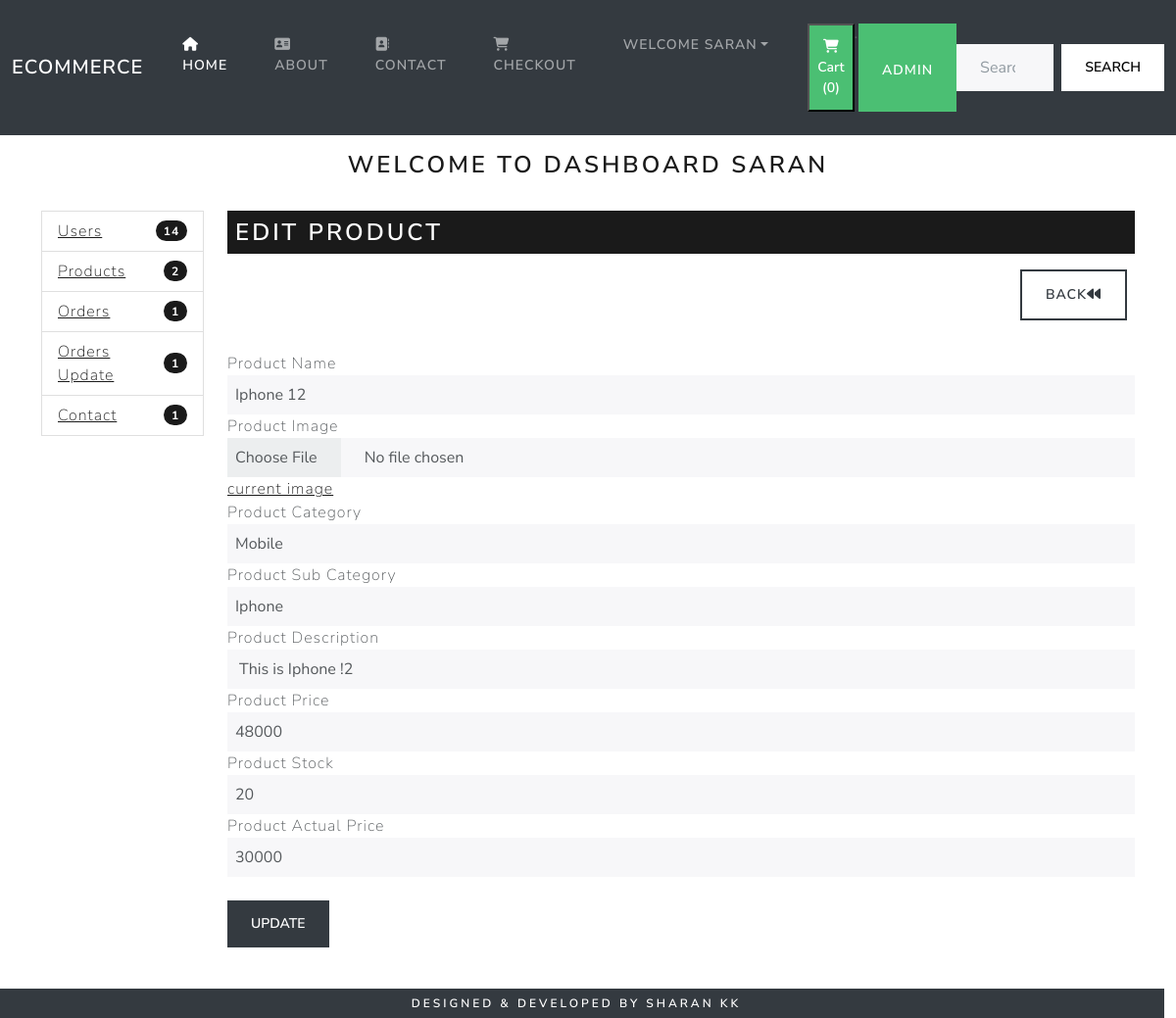
/dashboard/editProduct/3 (signed in), run on the app's committed database.
### ekartapp/models.py (models this page shows, shortened)
class Product(models.Model):
    product_id=models.AutoField
    product_name=models.CharField(max_length=100)
    category=models.CharField(max_length=100,default="")
    subcategory=models.CharField(max_length=100,blank=True,null=True)
    price=models.IntegerField(default=0)
    actualprice=models.IntegerField(default=0)
    stock=models.IntegerField(default=0,blank=True,null=True)
    desc=models.TextField(max_length=500)
    image=models.ImageField(upload_to='products')

### ekartapp/views.py (the view, shortened to what this page needs)
# urls.py: path('dashboard/editProduct/<id>', views.editProduct, name="editProduct"),
@login_required
@permission_required('ekartapp.edit_product', raise_exception=True)
def editProduct(request,id):
    d=Product.objects.get(id=id)
    context={"d":d}
    return render(request,"editProduct.html",context)

### templates/editProduct.html (shortened to what this page needs)
{% extends 'base.html' %}
{% block body %}
<div class="container mt-3">
  <h3 class="text-center">Welcome to Dashboard {{user.first_name}}</h3>
<br>
<div class="row">
<div class="col-md-2">
    <ul class="list-group">
        <li class="list-group-item d-flex justify-content-between align-items-center">
         <a href="http://127.0.0.1:8000/admin/auth/user/">Users</a>
          <span class="badge bg-primary rounded-pill">14</span>
        </li>
        <li class="list-group-item d-flex justify-content-between align-items-center">
          <a href="/dashboard">Products</a>
          <span class="badge bg-primary rounded-pill">2</span>
        </li>
        <li class="list-group-item d-flex justify-content-between align-items-center">
          <a href="http://127.0.0.1:8000/admin/ekartapp/orders/">Orders</a>
          <span class="badge bg-primary rounded-pill">1</span>
        </li>
        <li class="list-group-item d-flex justify-content-between align-items-center">
          <a href="http://127.0.0.1:8000/admin/ekartapp/orderupdate/">Orders Update</a>
          <span class="badge bg-primary rounded-pill">1</span>
        </li>
        <li class="list-group-item d-flex justify-content-between align-items-center">
          <a href="http://127.0.0.1:8000/admin/ekartapp/contact/">Contact</a>
          <span class="badge bg-primary rounded-pill">1</span>
        </li>
      </ul>
</div>
<div class="col-md-10">
<h3 class="text-dark bg-primary text-white p-2">Edit Product</h3>
<div class="d-grid gap-2 d-md-flex justify-content-md-end">
    <a type="button" href="/dashboard" class="btn btn-outline-dark m-2"
      >Back<i class="fa-solid fa-backward"></i></a>
  </div>
  <form action="/dashboard/editProduct/{{d.id}}" method="post" enctype="multipart/form-data">{% csrf_token %}
    <br />
    <label for="name">Product Name</label>
    <div class="form-group">
      <input
        type="text"
        class="form-control p-2"
        id="pname"
        name="pname"
        value="{{d.product_name}}"
        required
      />
    </div>
    <label for="name">Product Image</label>
    <div class="form-group">
      <input
        type="file"
        class="form-control p-2"
        id="pimage"
        name="pimage"
        value="{{d.image.url}}"
      />
      <a href="{{d.image.url}}" name="pimagelink">current image</a>
    </div>
    <label for="email">Product Category</label>
    <div class="form-group">
      <input
        type="text"
        class="form-control p-2"
        id="pcategory"
        name="pcategory"
        value="{{d.category}}"
        required
      />
    </div>
    <label for="email">Product Sub Category</label>
    <div class="form-group">
      <input
        type="text"
        class="form-control p-2"
        id="pscategory"
        name="pscategory"
        value="{{d.subcategory}}"
        required
      />
    </div>
    <label for="pass1">Product Description</label>
    <div class="form-group">
      <input
        type="text"
        class="form-control p-2"
        id="pdesc"
        name="pdesc"
        value="{{d.desc}}"
        required />
    </div>
    <label for="pnumber">Product Price</label>
    <div class="form-group">
      <input
        type="number"
        class="form-control p-2"
        id="pprice"
        value="{{d.price}}"
        name="pprice"
        required
      />
    </div>
    <label for="pnumber">Product Stock</label>
    <div class="form-group">
      <input
        type="number"
        class="form-control p-2"
        id="pstock"
        name="pstock"
        value="{{d.stock}}"
        required
      />
    </div>
    <label for="pnumber">Product Actual Price</label>
    <div class="form-group">
      <input
        type="number"
        class="form-control p-2"
        id="paprice"
        name="paprice"
        value="{{d.actualprice}}"
        required
      />
    </div>
    <br />
    <button type="submit" class="btn btn-dark">Update</button>
    <br />
    <br>
<br>
<br>
</div>
</div>
</div>
{% endblock body %}

### templates/base.html (shortened to what this page needs)
{% load static %}
<!doctype html>
<html lang="en">
  <head>
    <link rel="stylesheet" href="{% static 'css/bootstrap.min.css' %}">
    <link rel="stylesheet" href="https://cdnjs.cloudflare.com/ajax/libs/font-awesome/6.7.2/css/all.min.css" />
  </head>
  <body>
    <nav class="navbar navbar-expand-lg navbar-dark bg-dark">
      <div class="container-fluid">
        <a class="navbar-brand" href="/">Ecommerce</a>
        <div class="collapse navbar-collapse" id="navbarColor02">
          <ul class="navbar-nav me-auto">
            <li class="nav-item">
              <a class="nav-link active" href="/"><i class="fa-solid fa-house"></i> Home
              </a>
            </li>
            <li class="nav-item">
              <a class="nav-link" href="/about"><i class="fa-solid fa-address-card"></i> About</a>
            </li>
            <li class="nav-item">
              <a class="nav-link" href="/contact"><i class="fa-solid fa-address-book"></i> Contact</a>
            </li>
            <li class="nav-item">
              <a class="nav-link" href="/checkout"><i class="fa-solid fa-cart-shopping"></i> Checkout</a>
            </li>
            {% if request.user.is_authenticated %}
            <li class="nav-item dropdown">
              <a class="nav-link dropdown-toggle" data-bs-toggle="dropdown" href="#" role="button" aria-haspopup="true" aria-expanded="false">Welcome {{user.first_name}}</a>
            </li>
            {% endif %}
            <button type="button" class="nav-link scrollto bg-success  text-white" id="popcart" data-container="body" data-toggle="popover" data-placement="bottom" data-html="true" ><i class="fa-solid fa-cart-shopping"></i>  Cart (<span id="cart">0</span>)
            </button>
<span>.</span>
            {% if user.is_superuser %}
            <a href="/dashboard" class="btn btn-success"> Admin</a>
            {% endif %}
          </ul>
          <form class="d-flex" action="/search" method="get">
            <input name="search" class="form-control me-sm-2" type="search" placeholder="Search">
            <button class="btn btn-secondary my-2 my-sm-0" type="submit">Search</button>
          </form>
        </div>
      </div>
    </nav>
    {% block body %}
    {% endblock body %}
    <div class="container">
        <footer>
            <div class="row bg-dark" id="footer">
              <div class="col-md-4"></div>
              <div class="col-md-4">
                <h6 class="text-white bg-dark m-2">Designed & Developed by Sharan KK</h6>
              </div>
              <div class="col-md-4"></div>
            </div>
        </footer>
    </div>
  </body>
</html>

### data on the page
Product: pname "Iphone 12", pcategory "Mobile", pscategory "Iphone", pdesc "This is Iphone !2", pprice "48000", pstock "20", paprice "30000"

### other printed values
{{ user.first_name }} "SARAN"
